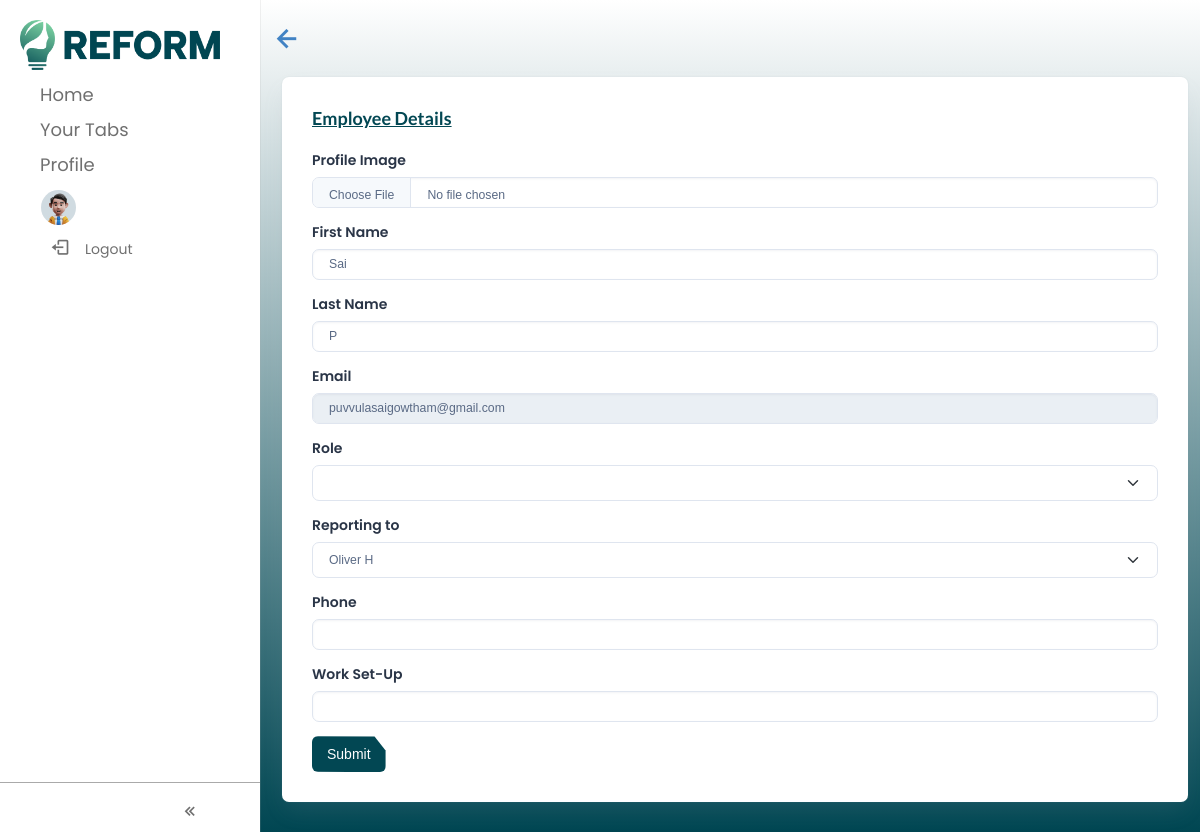
/edit_employee/4, run on the app's committed database.
### user/models.py (models this page shows)
class User(AbstractUser):
    username = None
    username = models.CharField(max_length=100, unique=True)
    email = models.EmailField(_('email address'), unique=True)
    role = models.CharField(max_length=100, blank=True, null=True)
    department = models.CharField(max_length=100, blank=True, null=True)
    satatus = models.BooleanField(default=True)
    dob = models.DateField(blank=True, null=True)
    start_date = models.DateField(default=datetime.date.today)
    USERNAME_FIELD = 'email'
    REQUIRED_FIELDS = ['username']
    dashboard = models.BooleanField(default=False)
    mcustomer = models.BooleanField(default=False)
    client = models.BooleanField(default=False)
    archive = models.BooleanField(default=False)
    council = models.BooleanField(default=False)
    admin = models.BooleanField(default=False)
    stage = models.BooleanField(default=False)
    globals = models.BooleanField(default=False)
    finance = models.BooleanField(default=False)
    hr = models.BooleanField(default=False)
    security = models.BooleanField(default=False)
    is_employee = models.BooleanField(default=False)
    is_archive = models.BooleanField(default=False)
    last_login = models.DateTimeField(blank=True, null=True)
    status = models.BooleanField(default=False)
    approved = models.CharField(max_length=100, blank=True, null=True)
    customer = models.BooleanField(default=False)
    product = models.BooleanField(default=False)
    funding_route = models.BooleanField(default=False)
    CJ = models.BooleanField(default=False)
    QA = models.BooleanField(default=False)
    h_dashboard = models.BooleanField(default=False)
    h_employee = models.BooleanField(default=False)
    h_application = models.BooleanField(default=False)
    h_onboarding = models.BooleanField(default=False)
    h_timesheet = models.BooleanField(default=False)
    h_emp_action = models.BooleanField(default=False)
    h_emp_notify = models.BooleanField(default=False)
    h_offboarding = models.BooleanField(default=False)
    h_org_chart = models.BooleanField(default=False)
    knowledge_base = models.BooleanField(default=False)
    s_employee = models.BooleanField(default=False)
    s_role = models.BooleanField(default=False)
    s_client = models.BooleanField(default=False)
    is_client = models.BooleanField(default=False)
    suggestions = models.BooleanField(default=False)
    suggestion = models.BooleanField(default=False)
    new_suggestion = models.BooleanField(default=False)
    objects = UserManager()

### hr_app/views.py (the view, shortened to what this page needs)
# urls.py: path('edit_employee/<int:emp_id>', views.edit_employee, name="edit_employee"),
def edit_employee(request, emp_id):
    emp = User.objects.get(pk=emp_id)
    roles = Role.objects.all()
    users = User.objects.all().filter(is_employee=False, is_client=False)
    return render(request, 'home/edit_employee.html', {'emp':emp, 'roles':roles, 'users':users,})

### hr_app/templates/home/edit_employee.html (shortened to what this page needs)
{% extends "base.html" %} {% load static %} {% load custom %}  {%block content%}
<div class="container-fluid" style="max-width: 1500px">
  <div class="row">
    <div class="col-lg-12 d-flex align-items-strech w-100">
      <div class="card w-100">
        <div class="card-body">
          <div
            class="d-sm-flex d-block align-items-center justify-content-between mb-9"
          >
            <div class="mb-3 mb-sm-0">
                <h5
                  class="card-title fw-semibold text-primary text-decoration-underline"
                >
                  Employee Details
                </h5>
            </div>
          </div>
          <div>
            <form
              method="post"
              action="{% url 'hr_app:edit_employee' emp.id %}"
              enctype="multipart/form-data"
            >
              <div class="mb-3">
                <label for="formFile" class="form-label">Profile Image</label>
                <input class="form-control" type="file" id="formFile" name="profile">
              </div>
              <div class="mb-3">
                <label for="first_name" class="form-label">First Name</label>
                <input
                  type="text"
                  class="form-control"
                  id="first_name"
                  name="first_name"
                  value="{{ emp.first_name }}"
                  required
                />
              </div>
              <div class="mb-3">
                <label for="last_name" class="form-label">Last Name</label>
                <input
                  type="text"
                  class="form-control"
                  id="last_name"
                  name="last_name"
                  value="{{emp.last_name}}"
                  required
                />
              </div>
              <div class="mb-3">
                <label for="email" class="form-label">Email</label>
                <input
                  type="email"
                  class="form-control"
                  id="email"
                  name="email"
                  value="{{emp.email}}"
                  disabled
                />
              </div>
              <div class="mb-3">
                <label for="role" class="form-label">Role</label>
                <select class="form-select" aria-label="Default select example" name="role">
                </select>
              </div>
              <div class="mb-3">
                <label for="reporting_to" class="form-label">Reporting to</label>
                <select class="form-select" aria-label="Default select example" name="reporting_to">
                  {% for user in users %}
                    <option value="{{ user.id }}" {% if emp.employee_user.reporting_to.id == user.id %} selected {% endif %} >{{ user.first_name }} {{ user.last_name }} </option>
                  {% endfor %}
                </select>
              </div>
              <div class="my-3">
                <label for="phone" class="form-label">Phone</label>
                <input
                  type="text"
                  class="form-control"
                  id="phone"
                  name="phone"
                  value="{{ emp.employee_user.phone_number }}"
                  required
                />
              </div>
              <div class="my-3">
                <label for="work_setup" class="form-label">Work Set-Up</label>
                <input
                  type="text"
                  class="form-control"
                  id="work_setup"
                  name="work_setup"
                  value="{{ emp.employee_user.work_setup }}"
                />
              </div>
              <button id="submitBtn" class="reform_btn">Submit</button>
            </form>
          </div>
        </div>
      </div>
    </div>
  </div>
</div>
{% endblock content %}

### static/css/comboTreeStyle.css (style rules this page uses)
:root { --ct-bg: #fff; --ct-border-color: #e1e1e1; --ct-border-radius: 0.5rem; --ct-tree-hover: #efefef; --ct-selection: #418eff; --ct-padding: 0.5rem; }

### static/css/nav.css (style rules this page uses)
* { margin: 0; padding: 0; box-sizing: border-box; font-family: "Poppins", sans-serif; }
:root { --white-color: #fff; --blue-color: #4070f4; --grey-color: #707070; --grey-color-light: #aaa; }
body { transition: all 0.5s ease; }

### templates/base.html (style rules this page uses)
body { background-image: linear-gradient(#fff, #004652); background-attachment: fixed; margin: 0; }
.text-primary { color: #024753 !important; }
.reform_btn { width: fit-content; padding: 10px 15px; border: none; background-color: #024753; color: white; clip-path: polygon(85% 1%, 100% 40%, 100% 100%, 0 99%, 0 0); border-radius: 6px; cursor: pointer; display: flex; align-items: center; justify-content: center; }

### data on the page
User: first_name "Sai", last_name "P", email "puvvulasaigowtham@gmail.com"

### other printed values
form field reporting_to "Oliver H"
